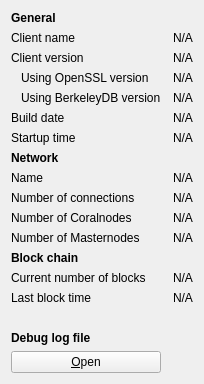
     <widget class="QWidget" name="tab_info">
      <attribute name="title">
       <string>&amp;Information</string>
      </attribute>
      <layout class="QGridLayout" name="gridLayout" columnstretch="0,0">
       <property name="horizontalSpacing">
        <number>12</number>
       </property>
       <item row="0" column="0">
        <widget class="QLabel" name="generalHeader">
         <property name="font">
          <font>
           <weight>75</weight>
           <bold>true</bold>
          </font>
         </property>
         <property name="text">
          <string>General</string>
         </property>
        </widget>
       </item>
       <item row="1" column="0">
        <widget class="QLabel" name="clientNameLabel">
         <property name="text">
          <string>Client name</string>
         </property>
        </widget>
       </item>
       <item row="1" column="1">
        <widget class="QLabel" name="clientName">
         <property name="cursor">
          <cursorShape>IBeamCursor</cursorShape>
         </property>
         <property name="text">
          <string>N/A</string>
         </property>
         <property name="textFormat">
          <enum>Qt::PlainText</enum>
         </property>
         <property name="textInteractionFlags">
          <set>Qt::LinksAccessibleByMouse|Qt::TextSelectableByKeyboard|Qt::TextSelectableByMouse</set>
         </property>
        </widget>
       </item>
       <item row="2" column="0">
        <widget class="QLabel" name="clientVersionLabel">
         <property name="text">
          <string>Client version</string>
         </property>
        </widget>
       </item>
       <item row="2" column="1">
        <widget class="QLabel" name="clientVersion">
         <property name="cursor">
          <cursorShape>IBeamCursor</cursorShape>
         </property>
         <property name="text">
          <string>N/A</string>
         </property>
         <property name="textFormat">
          <enum>Qt::PlainText</enum>
         </property>
         <property name="textInteractionFlags">
          <set>Qt::LinksAccessibleByMouse|Qt::TextSelectableByKeyboard|Qt::TextSelectableByMouse</set>
         </property>
        </widget>
       </item>
       <item row="3" column="0">
        <widget class="QLabel" name="openSSLVersionLabel">
         <property name="text">
          <string>Using OpenSSL version</string>
         </property>
         <property name="indent">
          <number>10</number>
         </property>
        </widget>
       </item>
       <item row="3" column="1">
        <widget class="QLabel" name="openSSLVersion">
         <property name="cursor">
          <cursorShape>IBeamCursor</cursorShape>
         </property>
         <property name="text">
          <string>N/A</string>
         </property>
         <property name="textFormat">
          <enum>Qt::PlainText</enum>
         </property>
         <property name="textInteractionFlags">
          <set>Qt::LinksAccessibleByMouse|Qt::TextSelectableByKeyboard|Qt::TextSelectableByMouse</set>
         </property>
        </widget>
       </item>
       <item row="4" column="0">
        <widget class="QLabel" name="berkeleyDBVersionLabel">
         <property name="text">
          <string>Using BerkeleyDB version</string>
         </property>
         <property name="indent">
          <number>10</number>
         </property>
        </widget>
       </item>
       <item row="4" column="1">
        <widget class="QLabel" name="berkeleyDBVersion">
         <property name="cursor">
          <cursorShape>IBeamCursor</cursorShape>
         </property>
         <property name="text">
          <string>N/A</string>
         </property>
         <property name="textFormat">
          <enum>Qt::PlainText</enum>
         </property>
         <property name="textInteractionFlags">
          <set>Qt::LinksAccessibleByMouse|Qt::TextSelectableByKeyboard|Qt::TextSelectableByMouse</set>
         </property>
        </widget>
       </item>
       <item row="5" column="0">
        <widget class="QLabel" name="buildDateLabel">
         <property name="text">
          <string>Build date</string>
         </property>
        </widget>
       </item>
       <item row="5" column="1">
        <widget class="QLabel" name="buildDate">
         <property name="cursor">
          <cursorShape>IBeamCursor</cursorShape>
         </property>
         <property name="text">
          <string>N/A</string>
         </property>
         <property name="textFormat">
          <enum>Qt::PlainText</enum>
         </property>
         <property name="textInteractionFlags">
          <set>Qt::LinksAccessibleByMouse|Qt::TextSelectableByKeyboard|Qt::TextSelectableByMouse</set>
         </property>
        </widget>
       </item>
       <item row="6" column="0">
        <widget class="QLabel" name="startupTimeLabel">
         <property name="text">
          <string>Startup time</string>
         </property>
        </widget>
       </item>
       <item row="6" column="1">
        <widget class="QLabel" name="startupTime">
         <property name="cursor">
          <cursorShape>IBeamCursor</cursorShape>
         </property>
         <property name="text">
          <string>N/A</string>
         </property>
         <property name="textFormat">
          <enum>Qt::PlainText</enum>
         </property>
         <property name="textInteractionFlags">
          <set>Qt::LinksAccessibleByMouse|Qt::TextSelectableByKeyboard|Qt::TextSelectableByMouse</set>
         </property>
        </widget>
       </item>
       <item row="7" column="0">
        <widget class="QLabel" name="networkHeader">
         <property name="font">
          <font>
           <weight>75</weight>
           <bold>true</bold>
          </font>
         </property>
         <property name="text">
          <string>Network</string>
         </property>
        </widget>
       </item>
       <item row="8" column="0">
        <widget class="QLabel" name="networkNameLabel">
         <property name="text">
          <string>Name</string>
         </property>
        </widget>
       </item>
       <item row="8" column="1">
        <widget class="QLabel" name="networkName">
         <property name="cursor">
          <cursorShape>IBeamCursor</cursorShape>
         </property>
         <property name="text">
          <string>N/A</string>
         </property>
         <property name="textFormat">
          <enum>Qt::PlainText</enum>
         </property>
         <property name="textInteractionFlags">
          <set>Qt::LinksAccessibleByMouse|Qt::TextSelectableByKeyboard|Qt::TextSelectableByMouse</set>
         </property>
        </widget>
       </item>
       <item row="9" column="0">
        <widget class="QLabel" name="numberOfConnectionsLabel">
         <property name="text">
          <string>Number of connections</string>
         </property>
        </widget>
       </item>
       <item row="9" column="1">
        <widget class="QLabel" name="numberOfConnections">
         <property name="cursor">
          <cursorShape>IBeamCursor</cursorShape>
         </property>
         <property name="text">
          <string>N/A</string>
         </property>
         <property name="textFormat">
          <enum>Qt::PlainText</enum>
         </property>
         <property name="textInteractionFlags">
          <set>Qt::LinksAccessibleByMouse|Qt::TextSelectableByKeyboard|Qt::TextSelectableByMouse</set>
         </property>
        </widget>
       </item>
       <item row="10" column="0">
        <widget class="QLabel" name="coralnodeCountLabel">
         <property name="text">
          <string>Number of Coralnodes</string>
         </property>
        </widget>
       </item>
       <item row="10" column="1">
        <widget class="QLabel" name="coralnodeCount">
         <property name="cursor">
          <cursorShape>IBeamCursor</cursorShape>
         </property>
         <property name="text">
          <string>N/A</string>
         </property>
         <property name="textFormat">
          <enum>Qt::PlainText</enum>
         </property>
         <property name="textInteractionFlags">
          <set>Qt::LinksAccessibleByMouse|Qt::TextSelectableByKeyboard|Qt::TextSelectableByMouse</set>
         </property>
        </widget>
       </item>
       <item row="11" column="0">
        <widget class="QLabel" name="masternodeCountLabel">
         <property name="text">
          <string>Number of Masternodes</string>
         </property>
        </widget>
       </item>
       <item row="11" column="1">
        <widget class="QLabel" name="masternodeCount">
         <property name="cursor">
          <cursorShape>IBeamCursor</cursorShape>
         </property>
         <property name="text">
          <string>N/A</string>
         </property>
         <property name="textFormat">
          <enum>Qt::PlainText</enum>
         </property>
         <property name="textInteractionFlags">
          <set>Qt::LinksAccessibleByMouse|Qt::TextSelectableByKeyboard|Qt::TextSelectableByMouse</set>
         </property>
        </widget>
       </item>
       <item row="12" column="0">
        <widget class="QLabel" name="blockchainHeader">
         <property name="font">
          <font>
           <weight>75</weight>
           <bold>true</bold>
          </font>
         </property>
         <property name="text">
          <string>Block chain</string>
         </property>
        </widget>
       </item>
       <item row="13" column="0">
        <widget class="QLabel" name="numberOfBlocksLabel">
         <property name="text">
          <string>Current number of blocks</string>
         </property>
        </widget>
       </item>
       <item row="13" column="1">
        <widget class="QLabel" name="numberOfBlocks">
         <property name="cursor">
          <cursorShape>IBeamCursor</cursorShape>
         </property>
         <property name="text">
          <string>N/A</string>
         </property>
         <property name="textFormat">
          <enum>Qt::PlainText</enum>
         </property>
         <property name="textInteractionFlags">
          <set>Qt::LinksAccessibleByMouse|Qt::TextSelectableByKeyboard|Qt::TextSelectableByMouse</set>
         </property>
        </widget>
       </item>
       <item row="14" column="0">
        <widget class="QLabel" name="lastBlockTimeLabel">
         <property name="text">
          <string>Last block time</string>
         </property>
        </widget>
       </item>
       <item row="14" column="1">
        <widget class="QLabel" name="lastBlockTime">
         <property name="cursor">
          <cursorShape>IBeamCursor</cursorShape>
         </property>
         <property name="text">
          <string>N/A</string>
         </property>
         <property name="textFormat">
          <enum>Qt::PlainText</enum>
         </property>
         <property name="textInteractionFlags">
          <set>Qt::LinksAccessibleByMouse|Qt::TextSelectableByKeyboard|Qt::TextSelectableByMouse</set>
         </property>
        </widget>
       </item>
       <item row="15" column="0">
        <spacer name="verticalSpacer_2">
         <property name="orientation">
          <enum>Qt::Vertical</enum>
         </property>
         <property name="sizeHint" stdset="0">
          <size>
           <width>20</width>
           <height>20</height>
          </size>
         </property>
        </spacer>
       </item>
       <item row="16" column="0">
        <widget class="QLabel" name="debugLogFileHeader">
         <property name="font">
          <font>
           <weight>75</weight>
           <bold>true</bold>
          </font>
         </property>
         <property name="text">
          <string>Debug log file</string>
         </property>
        </widget>
       </item>
       <item row="17" column="0">
        <widget class="QPushButton" name="openDebugLogfileButton">
         <property name="toolTip">
          <string>Open the CaritasCoin debug log file from the current data directory. This can take a few seconds for large log files.</string>
         </property>
         <property name="text">
          <string>&amp;Open</string>
         </property>
         <property name="autoDefault">
          <bool>false</bool>
         </property>
        </widget>
       </item>
      </layout>
     </widget>
